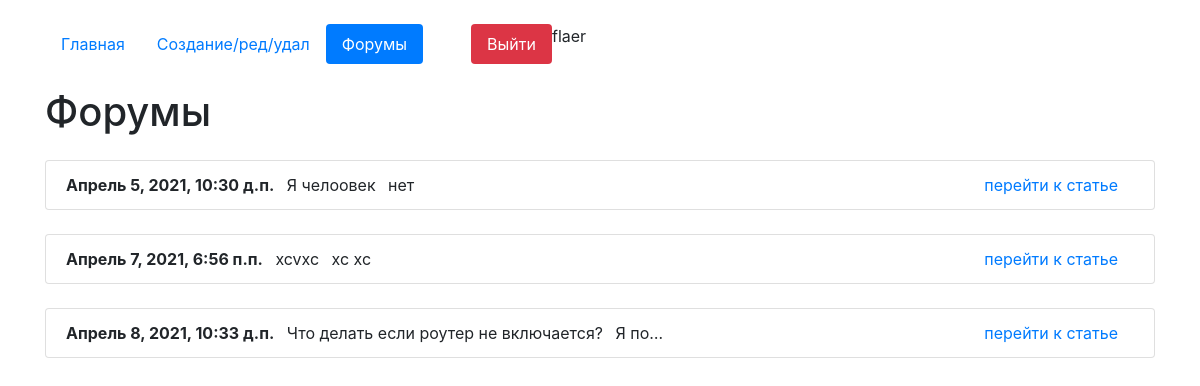
Screenshot of /forum (signed in) with the database file from the repository.
### core/models.py (models this page shows, shortened)
class Articles(models.Model):
    author = models.ForeignKey(User, on_delete=models.CASCADE, verbose_name='Владелец статьи', blank=True, null=True)
    create_date = models.DateTimeField(auto_now=True)
    name = models.CharField(max_length=200, verbose_name='Название')
    text = models.TextField(verbose_name='Текст')
    class Meta:
        verbose_name = 'Статью'
        verbose_name_plural = 'Статьи'

### core/views.py (the view)
# urls.py: path('forum', views.ForumListView.as_view(), name='forum'),
class ForumListView(ListView):
    model = Articles
    template_name = 'index.html'
    context_object_name = 'list_articles'

### core/templates/index.html (shortened to what this page needs)
<!doctype html>
{%load static%}
<html lang="ru">
  <head>
    <link rel="stylesheet" href="https://stackpath.bootstrapcdn.com/bootstrap/4.4.1/css/bootstrap.min.css">
<link rel="stylesheet" href="{% static 'css/demo.css' %}">
	<link rel="stylesheet" href="{% static 'css/fakeLoader.min.css' %}">
  </head>
  <body>
      <div class="container mt-4">
          <ul class="nav nav-pills">
  <li class="nav-item">
      {% url 'home' as url_home %}
    <a class="nav-link {% if url_home == request.path %}active{% endif %}" href="{{url_home}}">Главная</a>
  </li>
  <li class="nav-item">
      {% url 'edit_page' as url_edit_page %}
    <a class="nav-link {% if url_edit_page == request.path %}active{% endif %}" href="{{url_edit_page}}">Создание/ред/удал</a>
  </li>
 <li class="nav-item">
      {% url 'forum' as url_forum %}
    <a class="nav-link {% if url_forum == request.path %}active{% endif %}" href="{{url_forum}}">Форумы</a>
  </li>
  {% if request.user.is_authenticated %}
      <li class="nav-item">
        {% url 'logout_page' as url_logout_page %}
    <a class="nav-link btn-danger ml-5" href="{{url_logout_page}}">Выйти</a>
  </li>
  {% endif %}
{{request.user}}
</ul>
    {% block content %}
    <h1 class="mt-4">Форумы</h1>
{% for i in list_articles %}
                <ul class="list-group mt-4">
                <li class="list-group-item">
                    <b>{{i.create_date}}</b>
                <span class="m-2">{{i.name}}</span>
                <span>{{i.text|truncatechars:"5"}}</span>
                <span class="float-right mr-3"><a href="/detail/{{i.id}}">перейти к статье</a></span>
                </li>
                </ul>
{% endfor %}
{% endblock %}
</div>
  </body>
</html>

### core/static/css/demo.css (style rules this page uses)
a { text-decoration: none; }

### rows the page displays
Articles: create_date "Апрель 5, 2021, 10:30 д.п.", name "Я челоовек", text "нет"
Articles: create_date "Апрель 7, 2021, 6:56 п.п.", name "xcvxc", text "xc xc"
Articles: create_date "Апрель 8, 2021, 10:33 д.п.", name "Что делать если роутер не включается?", text "Я по…"

### other values shown
{{ request.user }} "flaer"
